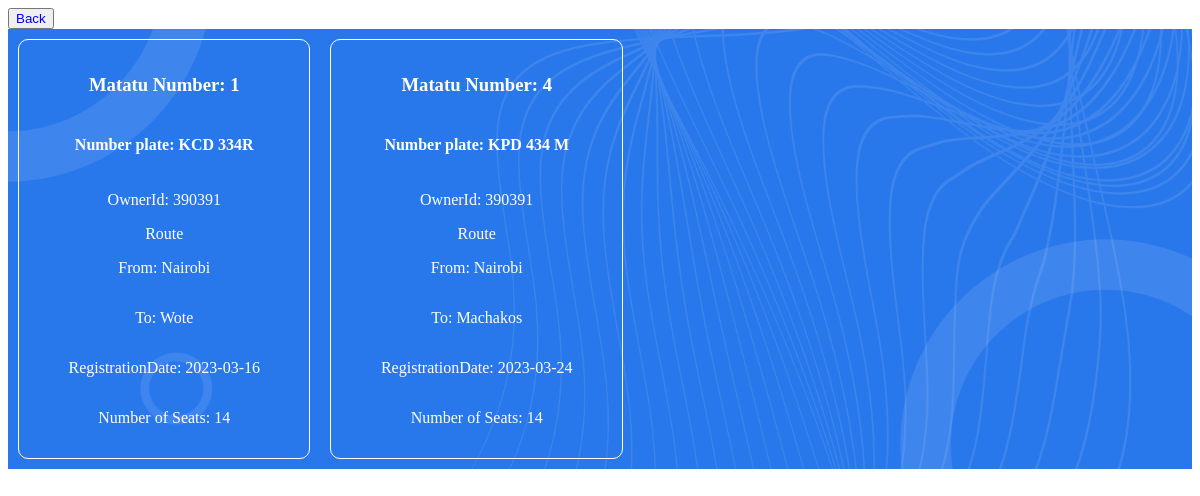
Screenshot of /owner/fetchMatatu.php (signed in) with the database file from the repository.
### tables this page shows
CREATE TABLE IF NOT EXISTS `matatus` (
  `FleetNo` int NOT NULL AUTO_INCREMENT,
  `OwnerId` int NOT NULL,
  `NumPlate` varchar(10) NOT NULL,
  `RouteFrom` varchar(20) NOT NULL,
  `RouteTo` varchar(20) NOT NULL,
  `DriverId` int NOT NULL,
  `MatatuCapacity` int NOT NULL,
  `RegistrationDate` varchar(20) NOT NULL,
  `InsurancePicture` varchar(30) NOT NULL,
  PRIMARY KEY (`FleetNo`)
);

### owner/fetchMatatu.php (the view, shortened to what this page needs)
<html>
    <head>
    </head>
    <body>
    <button><a style="text-decoration: none;" href="./loggedin.php">Back</a></button>
        <?php
        include('../userData/members.php');
        $IDNo = $_SESSION['IdNo'];
        $sql = "SELECT FleetNo, OwnerId, NumPlate, RouteFrom, RouteTo, DriverId, MatatuCapacity, RegistrationDate FROM Matatus WHERE OwnerId = '$IDNo'";
        $result = $conn->query($sql);
        if ($result->num_rows > 0) {
            echo '<div class="matatus-container">';
            while($row = $result->fetch_assoc()) {
                echo '<div class="matatu">';
                echo '<h3>Matatu Number: ' . $row['FleetNo']. '</h3>';
                echo '<h4>Number plate: ' . $row['NumPlate']. '</h4>';
                echo '<p> OwnerId: ' . $row['OwnerId'] . '</p>';
                echo 'Route';
                echo '<p> From: ' .$row['RouteFrom'] . '</p>';
                echo '<p> To: ' .$row['RouteTo'] . '</p>';
                echo '<p> RegistrationDate: ' .$row['RegistrationDate']. '</p>';
                echo '<p>Number of Seats: ' . $row['MatatuCapacity'] . '</p>';
                echo '</div>';
            }
            echo '</div>';
        } else {
            echo "No matatus registered yet";
        }
        ?>
    </body>
</html>

### owner/fetchMatatu.php (style rules this page uses)
.matatus-container { background-image: url(../images/hero-bg.png); color: white; display: flex; flex-direction: row; background-size: cover; background-position: center; background-repeat: no-repeat; flex-wrap: wrap; }
.matatu { margin: 10px; display: flex; flex-direction: column; align-items: center; border: 1px white solid; border-radius: 10px; padding: 15px; flex: 0 0 22%; }

### rows the page displays
matatus: FleetNo "1", NumPlate "KCD 334R", OwnerId "390391", RouteFrom "Nairobi", RouteTo "Wote", RegistrationDate "2023-03-16", MatatuCapacity "14"
matatus: FleetNo "4", NumPlate "KPD 434 M", OwnerId "390391", RouteFrom "Nairobi", RouteTo "Machakos", RegistrationDate "2023-03-24", MatatuCapacity "14"
